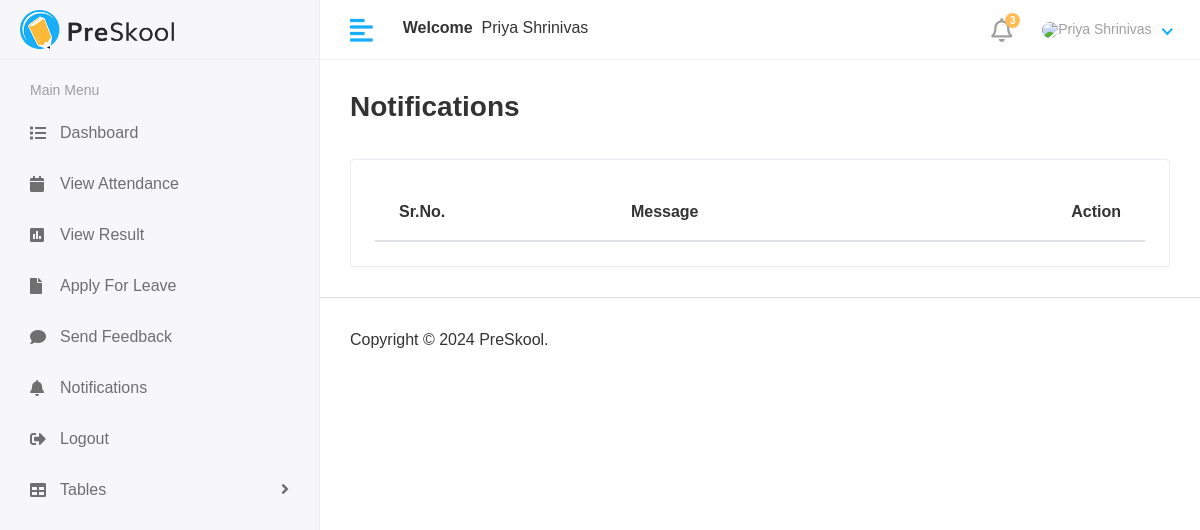
/student/view-notifications/ (signed in), run on an earlier commit of the app's database.
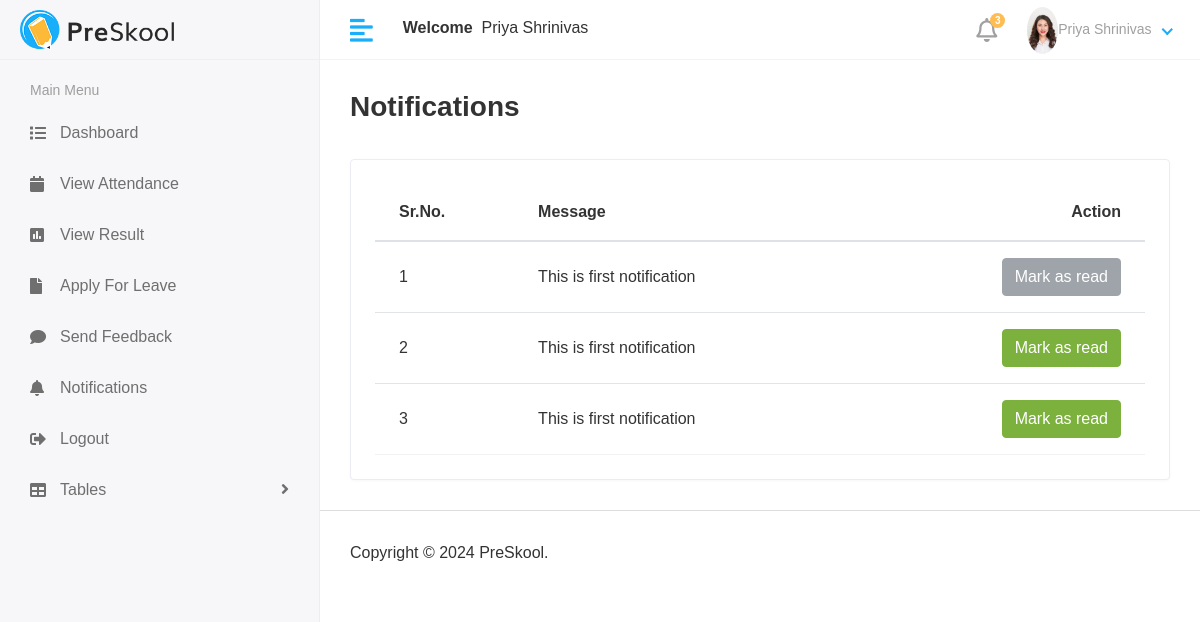
And on a later commit of the database.
### app/models.py (models this page shows)
class CustomUser(AbstractUser):
    USER = (
        (1, "HOD"),
        (2, "STAFF"),
        (3, "STUDENT")
    )
    user_type = models.CharField(max_length=50, choices=USER, default=1)
    profile_pic = models.ImageField(upload_to="media/profile_pic")

### hod/models.py (models this page shows, shortened)
class StudentNotifications(models.Model):
    student = models.ForeignKey(Students, on_delete=models.CASCADE)
    message = models.TextField()
    status = models.BooleanField(default=False)
    created_at = models.DateTimeField(auto_now_add=True)

### student/views.py (the view)
# urls.py: path("view-notifications/", views.view_notifications, name="view_notifications"),
def view_notifications(request):
    student = Students.objects.get(admin=request.user.id)
    message = StudentNotifications.objects.filter(student=student.id)
    context = {"messages": message}
    return render(request, "student/notifications.html", context)

### templates/student/notifications.html (shortened to what this page needs)
{% extends 'base.html' %}
{% load static %}
{% block content %}
        <div class="content container-fluid">
             <div class="page-header">
                <div class="row align-items-center">
                   <div class="col">
                      <h3 class="page-title">Notifications</h3>
                   </div>
                </div>
             </div>
             <div class="row">
               <div class="col-sm-12">
                  <div class="card card-table">
                     <div class="card-body">
                        <div class="table-responsive">
                           <table id="table_id" class="table table-hover table-center mb-0 ">
                              <thead>
                                 <tr>
                                    <th>Sr.No.</th>
                                    <th>Message</th>
                                    <th class="text-right">Action</th>
                                 </tr>
                              </thead>
                              <tbody>
                              {% for m in messages %}
                                 <tr>
                                    <td>{{forloop.counter}}</td>
                                    <td>{{m.message}}</td>
                                    <td class="text-right">
                                       <div class="actions">
                                           {% if m.status == 0 %}
                                            <a href="{% url 'read_notifications' status=m.id %}" type="button" class="btn btn-success">Mark as read</a>
                                           {% else %}
                                            <button type="button" class="btn btn-secondary" disabled="disabled">Mark as read</button>
                                           {% endif %}
                                       </div>
                                    </td>
                                 </tr>
                              {% endfor %}
                              </tbody>
                           </table>
                        </div>
                     </div>
                  </div>
               </div>
             </div>
        </div>
{% endblock %}

### templates/includes/header.html (shortened to what this page needs)
{% load static %}
   <div class="header">
      <div class="header-left">
         <a href="index.html" class="logo">
         <img src="{% static 'assets/img/logo.png' %}" alt="Logo">
         </a>
      </div>
      <a href="javascript:void(0);" id="toggle_btn">
      <i class="fas fa-align-left"></i>
      </a>
      <div class="top-nav-search mt-3">
         <p><strong>Welcome &nbsp;</strong><span>{{user.first_name}} {{user.last_name}}</span></p>
      </div>
      <ul class="nav user-menu">
         <li class="nav-item dropdown noti-dropdown">
            <a href="#" class="dropdown-toggle nav-link" data-toggle="dropdown">
            <i class="far fa-bell"></i> <span class="badge badge-pill">3</span>
            </a>
         </li>
         <li class="nav-item dropdown has-arrow">
            <a href="#" class="dropdown-toggle nav-link" data-toggle="dropdown">
            {% if user.profile_pic == "" %}
            <span class="user-img"><img class="rounded-circle" src="{% static 'static/assets/img/profiles/profile1.jpej' %}" width="31">{{user.first_name}} {{user.last_name}}</span>
            {% else %}
            <span class="user-img"><img class="rounded-circle" src="/{{user.profile_pic}}" width="31" >{{user.first_name}} {{user.last_name}}</span>
            {% endif %}
            </a>
         </li>
      </ul>
   </div>

What changed in the data, as far as the page shows it:
changed CustomUser "Priya": profile_pic: picture added; profile_pic empty → "media/profile_pic/pass_g_.jpeg" (drawn)
added StudentNotifications: message "This is first notification", status "Mark as read"
added StudentNotifications: message "This is first notification", status "Mark as read"
added StudentNotifications: message "This is first notification", status "Mark as read"
